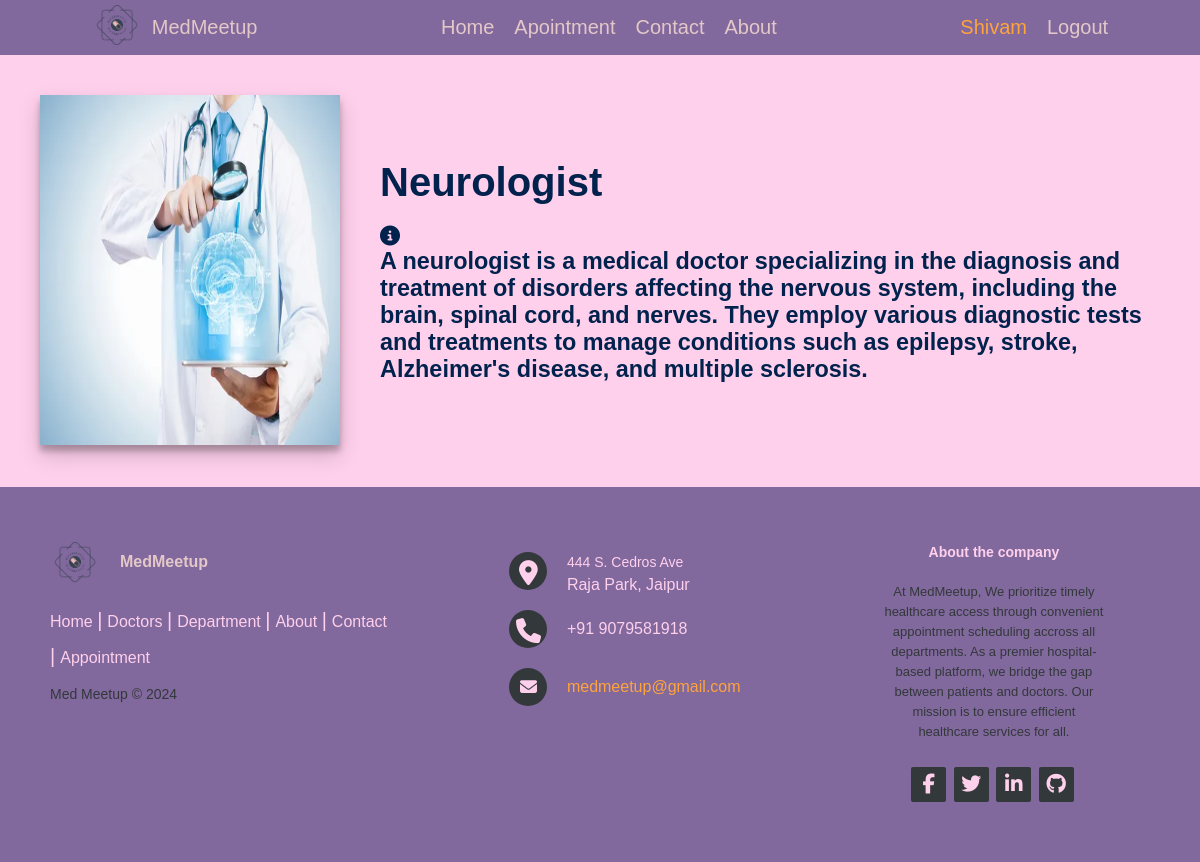
The app's page /doctors/department/1/ (signed in) with its own data.
### doctor/models.py (models this page shows, shortened)
class Department(models.Model):
    department_name = models.CharField(max_length=20)
    department_description = models.CharField(max_length=500)
    department_image = models.ImageField(upload_to="departments")
    class Meta:
        ordering = ['department_name']

### doctor/views.py (the view)
# urls.py: path("department/<id>/", views.department, name="department"),
def department(request, id):
    queryset = Department.objects.get(id = id)
    return render(request, "department.html", {"queryset": queryset})

### templates/department.html (shortened to what this page needs)
{% extends "layout.html" %}
{% block body %}
<section class="doctor">
    <div class="doctor_container">
        <div>
            <img class="doctor_image" src="/media/{{queryset.department_image}}">
        </div>
        <div class="doctor_data">
            <div doctors_details_items>
                <h1>{{queryset.department_name}}</h1>
            </div>
            <div doctors_details_items>
                <i class="fa-solid fa-circle-info"></i>
                <h3>{{queryset.department_description}}</h3>
            </div>
        </div>
    </div>
</section>
{% endblock body %}

### templates/layout.html (shortened to what this page needs)
{% load static %}
<!DOCTYPE html>
<html>
    <head>
        <link rel="stylesheet" href="https://cdnjs.cloudflare.com/ajax/libs/font-awesome/4.7.0/css/font-awesome.min.css">
        <link rel="stylesheet" href="{% static 'css/style.css' %}">
        <link rel="stylesheet" href="{% static 'css/forms.css' %}">
        <link rel="stylesheet" href="{% static 'css/home.css' %}">
        <link rel="stylesheet" href="{% static 'css/profile.css' %}">
        <link rel="stylesheet" href="{% static 'css/doctor.css' %}">
        <link rel="stylesheet" href="{% static 'css/about.css' %}">
    </head>
    <body>
        <nav class="nav_bar">
            <div class="nav_items_class">
                <ul class="nav_logo">
                    <li><img class="logo_img" src="{% static 'images/logo.png' %}" alt=""></li>
                    <li><a href="/">MedMeetup</a></li>
                </ul>
            </div>
            <div class="nav_items_class">
                <ul class="nav_items">
                    <li>
                        <a href="/">Home</a>
                    </li>
                    <li>
                        <a href="/appointment/appoint/">Apointment</a>
                    </li>
                    <li>
                        <a href="/contact">Contact</a>
                    </li>
                    <li>
                        <a href="/about">About</a>
                    </li>
                </ul>
            </div>
            <div class="nav_items_class">
                <ul class="nav_items">
                    <li>
                        <a class="ml-2" href="/profile" style="color: #FFA33C;">{{request.user.first_name}}</a>
                    </li>
                    <li>
                        <form class="form-inline my-2 my-lg-0">
                            {% if request.user.is_authenticated %}
                            <a href="/auth/signout" type="submit">Logout</a>
                            {% else %}
                            <a href="/auth/signin" type="submit">Login</a>
                            {% endif %}
                        </form>
                    </li>
                </ul>
            </div>
        </nav>
        {% block body %}
        {% endblock body %}
        <footer class="footer-distributed">
			<div class="footer-left">
                <div class="footer_logo">
                    <img class="logo_img" src="{% static 'images/logo.png' %}" alt="">
                    <a href="/">MedMeetup</a>
                </div>
				<p class="footer-links">
					<a href="/" class="link-1">Home</a>
					<a href="#">Doctors</a>
					<a href="#">Department</a>
					<a href="/about">About</a>
					<a href="/contact">Contact</a>
					<a href="/appointment/appoint/">Appointment</a>
				</p>
				<p class="footer-company-name">Med Meetup © 2024</p>
			</div>
			<div class="footer-center">
				<div>
					<i class="fa fa-map-marker"></i>
					<p><span>444 S. Cedros Ave</span> Raja Park, Jaipur</p>
				</div>
				<div>
					<i class="fa fa-phone"></i>
					<p>+91 9079581918</p>
				</div>
				<div>
					<i class="fa fa-envelope"></i>
					<p><a href="mailto:support@company.com">medmeetup@gmail.com</a></p>
				</div>
			</div>
			<div class="footer-right">
				<p class="footer-company-about">
					<span>About the company</span>
					At MedMeetup, We prioritize timely healthcare access through convenient appointment scheduling accross all departments. As a premier hospital-based platform, we bridge the gap between patients and doctors. Our mission is to ensure efficient healthcare services for all.
				</p>
				<div class="footer-icons">
					<a href="#"><i class="fa fa-facebook"></i></a>
					<a href="#"><i class="fa fa-twitter"></i></a>
					<a href="#"><i class="fa fa-linkedin"></i></a>
					<a href="#"><i class="fa fa-github"></i></a>
				</div>
			</div>
		</footer>
    </body>
</html>

### static/css/style.css (style rules this page uses)
html { font-size: 62.5%; scroll-behavior: smooth; }
* { margin: 0; padding: 0; box-sizing: border-box; }
body { width: 100%; font-family: Arial, Helvetica, sans-serif; }
.nav_bar { background-color: #81689D; padding: .5rem 0; font-size: 2rem; color: #FFD0EC; font-family: Arial, sans-serif; display: flex; justify-content: space-around; align-items: center; }
.nav_logo { display: flex; gap: 1rem; justify-content: center; align-items: center; }
.logo_img { width: 5rem; height: 4rem; }
.nav_items { display: flex; align-items: center; gap: 2rem; }
ul li { list-style-type: none; }
a, a:link, a:visited, a:active { color: #e4c8c8; text-decoration: none; }
.footer-distributed { background: #81689D; box-shadow: 0 1px 1px 0 rgba(0, 0, 0, 0.12); box-sizing: border-box; width: 100%; text-align: left; font: bold 16px sans-serif; padding: 55px 50px; }
.footer-distributed .footer-left, .footer-distributed .footer-center, .footer-distributed .footer-right { display: inline-block; vertical-align: top; }
.footer-distributed .footer-left { width: 40%; }
.footer_logo { display: flex; gap: 2rem; align-items: center; }
.footer-distributed .footer-links { color: #FFD0EC; margin: 20px 0 12px; padding: 0; }
.footer-distributed .footer-links a { display:inline-block; line-height: 1.8; font-weight:400; text-decoration: none; color: inherit; }
.footer-distributed .footer-company-name { color: #33383b; font-size: 14px; font-weight: normal; margin: 0; }
.footer-distributed .footer-center { width: 35%; }
.footer-distributed .footer-center i { background-color: #33383b; color: #FFD0EC; font-size: 25px; width: 38px; height: 38px; border-radius: 50%; text-align: center; line-height: 42px; margin: 10px 15px; vertical-align: middle; }
.footer-distributed .footer-center i.fa-envelope { font-size: 17px; line-height: 38px; }
.footer-distributed .footer-center p { display: inline-block; color: #FFD0EC; font-weight:400; vertical-align: middle; margin:0; }
.footer-distributed .footer-center p span { display:block; font-weight: normal; font-size:14px; line-height:2; }
.footer-distributed .footer-center p a { color: #ffa43c; text-decoration: none;; }
.footer-distributed .footer-links a:before { content: "|"; font-weight:300; font-size: 20px; left: 0; color: #FFD0EC; display: inline-block; padding-right: 5px; }
.footer-distributed .footer-links .link-1:before { content: none; }
.footer-distributed .footer-right { text-align: center; width: 20%; }
.footer-distributed .footer-company-about { line-height: 20px; color: #33383b; font-size: 13px; font-weight: normal; margin: 0; }
.footer-distributed .footer-company-about span { display: block; color: #FFD0EC; font-size: 14px; font-weight: bold; margin-bottom: 20px; }
.footer-distributed .footer-icons { margin-top: 25px; }
.footer-distributed .footer-icons a { display: inline-block; width: 35px; height: 35px; cursor: pointer; background-color: #33383b; border-radius: 2px; font-size: 20px; color: #FFD0EC; text-align: center; line-height: 35px; margin-right: 3px; margin-bottom: 5px; }

### static/css/forms.css (style rules this page uses)
h1 { font-size: 40px; }

### static/css/doctor.css (style rules this page uses)
.doctor { width: 100%; padding: 4rem; background-color: #FFD0EC; }
.doctor_container { display: flex; gap: 4rem; }
.doctor_image { width: 30rem; height: 35rem; box-shadow: 0 10px 20px rgba(0,0,0,0.19), 0 6px 6px rgba(0,0,0,0.23); }
.doctor_data { display: flex; flex-direction: column; gap: 2rem; justify-content: center; font-size: 2rem; color: #00224D; }

### records on screen
Department: department_image (picture), department_name "Neurologist", department_description "A neurologist is a medical doctor specializing in the diagnosis and treatment of disorders affecting the nervous system, including the brain, spinal cord, and nerves. They employ various diagnostic tests and treatments to manage conditions such as epilepsy, stroke, Alzheimer's disease, and multiple sclerosis."

### other values on screen
{{ request.user.first_name }} "Shivam"
